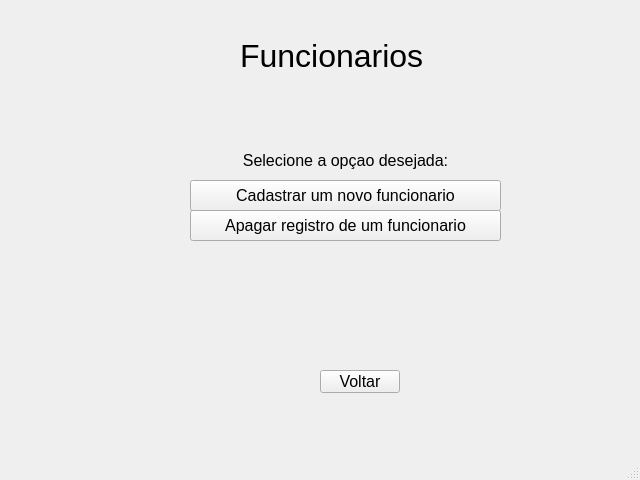
<?xml version="1.0" encoding="UTF-8"?>
<ui version="4.0">
 <class>MainWindow</class>
 <widget class="QMainWindow" name="MainWindow">
  <property name="geometry">
   <rect>
    <x>0</x>
    <y>0</y>
    <width>640</width>
    <height>480</height>
   </rect>
  </property>
  <property name="windowTitle">
   <string>MainWindow</string>
  </property>
  <widget class="QWidget" name="centralwidget">
   <widget class="QLabel" name="titulo">
    <property name="geometry">
     <rect>
      <x>240</x>
      <y>30</y>
      <width>211</width>
      <height>51</height>
     </rect>
    </property>
    <property name="font">
     <font>
      <pointsize>24</pointsize>
     </font>
    </property>
    <property name="text">
     <string>Funcionarios</string>
    </property>
   </widget>
   <widget class="QPushButton" name="pushButton">
    <property name="geometry">
     <rect>
      <x>190</x>
      <y>180</y>
      <width>311</width>
      <height>31</height>
     </rect>
    </property>
    <property name="font">
     <font>
      <pointsize>12</pointsize>
     </font>
    </property>
    <property name="cursor">
     <cursorShape>PointingHandCursor</cursorShape>
    </property>
    <property name="text">
     <string>Cadastrar um novo funcionario</string>
    </property>
   </widget>
   <widget class="QPushButton" name="pushButton_2">
    <property name="geometry">
     <rect>
      <x>190</x>
      <y>210</y>
      <width>311</width>
      <height>31</height>
     </rect>
    </property>
    <property name="font">
     <font>
      <pointsize>12</pointsize>
     </font>
    </property>
    <property name="cursor">
     <cursorShape>PointingHandCursor</cursorShape>
    </property>
    <property name="text">
     <string>Apagar registro de um funcionario</string>
    </property>
   </widget>
   <widget class="QLabel" name="label_2">
    <property name="geometry">
     <rect>
      <x>190</x>
      <y>150</y>
      <width>311</width>
      <height>21</height>
     </rect>
    </property>
    <property name="font">
     <font>
      <pointsize>12</pointsize>
     </font>
    </property>
    <property name="text">
     <string>Selecione a opçao desejada:</string>
    </property>
    <property name="alignment">
     <set>Qt::AlignCenter</set>
    </property>
   </widget>
   <widget class="QPushButton" name="voltar">
    <property name="geometry">
     <rect>
      <x>320</x>
      <y>370</y>
      <width>80</width>
      <height>23</height>
     </rect>
    </property>
    <property name="font">
     <font>
      <pointsize>12</pointsize>
     </font>
    </property>
    <property name="cursor">
     <cursorShape>PointingHandCursor</cursorShape>
    </property>
    <property name="text">
     <string>Voltar</string>
    </property>
   </widget>
  </widget>
  <widget class="QMenuBar" name="menubar">
   <property name="geometry">
    <rect>
     <x>0</x>
     <y>0</y>
     <width>640</width>
     <height>20</height>
    </rect>
   </property>
  </widget>
  <widget class="QStatusBar" name="statusbar"/>
 </widget>
 <resources/>
 <connections/>
</ui>
